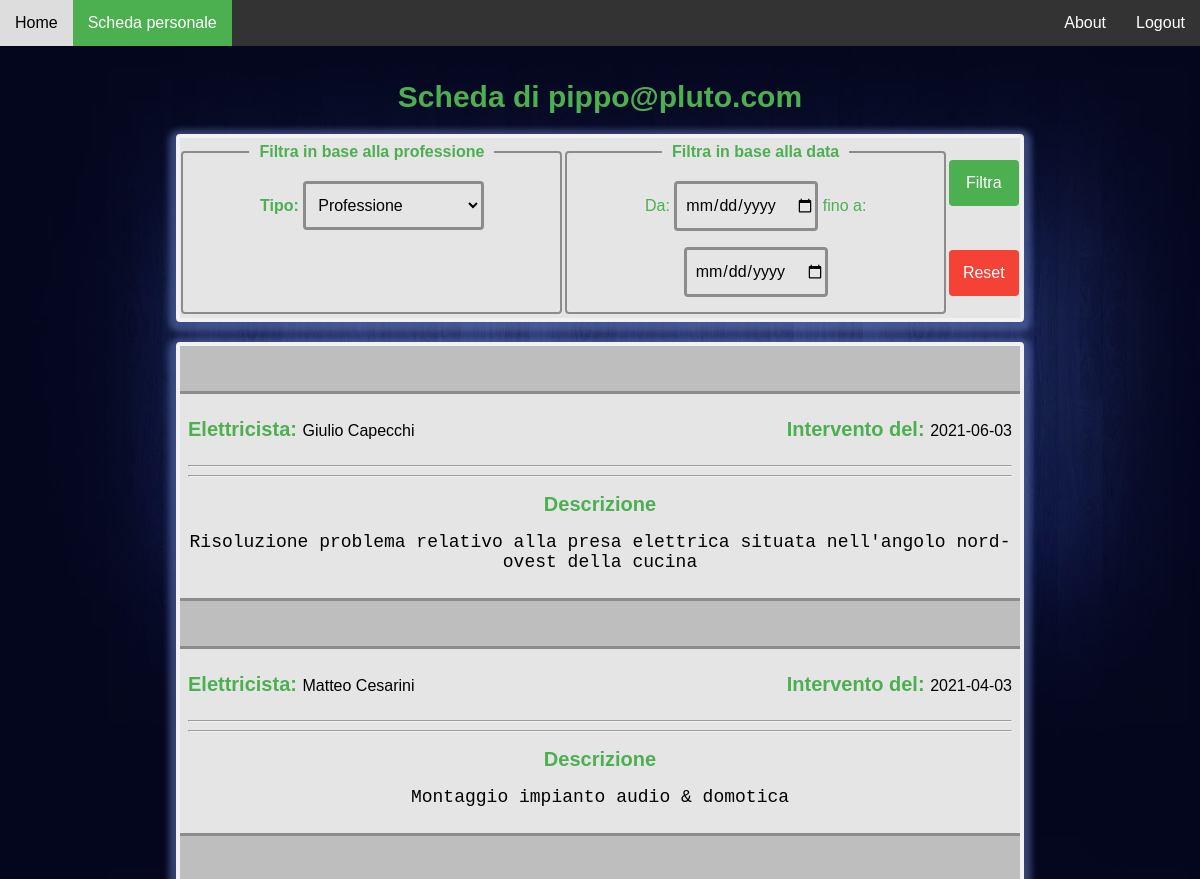
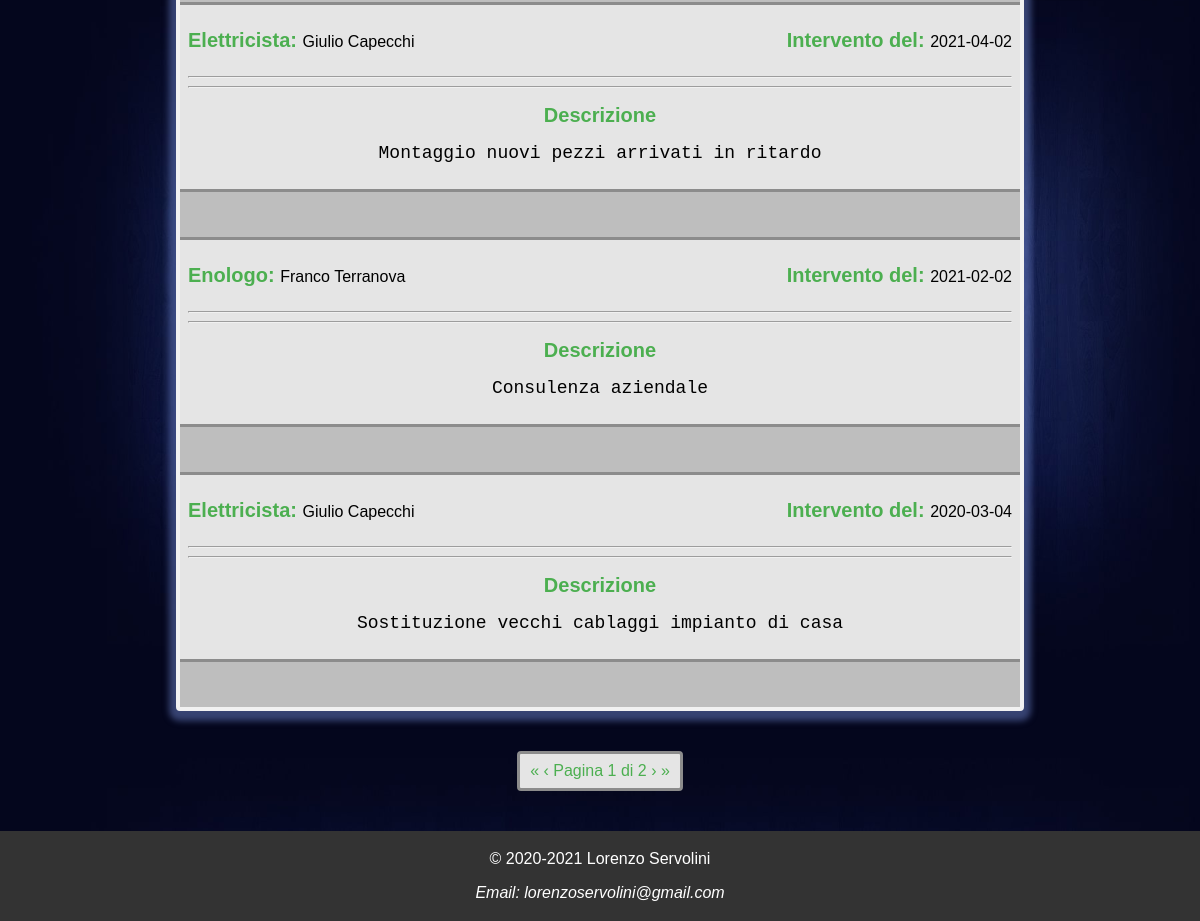
Screenshot of /php/scheda-personale.php?email=pippo@pluto.com (signed in) with the database file from the repository (2 pictures, top to bottom).
### tables this page shows
CREATE TABLE IF NOT EXISTS `intervento` (
`id` int(10) unsigned NOT NULL,
  `Professionista` varchar(50) NOT NULL COMMENT 'Email del professionista che ha eseguito l''intervento',
  `TargetUtente` varchar(50) DEFAULT NULL COMMENT 'Email dell''utente che ha ricevuto l''intervento',
  `TargetProfessionista` varchar(50) DEFAULT NULL COMMENT 'Email del professionista che ha ricevuto l''intervento',
  `Data` date NOT NULL,
  `Descrizione` varchar(400) NOT NULL
);

CREATE TABLE IF NOT EXISTS `professionista` (
  `Email` varchar(50) NOT NULL,
  `Password` char(60) NOT NULL,
  `Genere` char(1) NOT NULL,
  `Nome` varchar(20) NOT NULL,
  `Cognome` varchar(15) NOT NULL,
  `Professione` varchar(20) NOT NULL,
  `Prezzi` varchar(130) DEFAULT NULL,
  `Copertura` varchar(1000) NOT NULL,
  `Descrizione` varchar(200) DEFAULT NULL,
  `Contatti` varchar(100) DEFAULT NULL,
  `Orari` varchar(300) DEFAULT NULL,
  `CondivisioneStorico` tinyint(1) NOT NULL COMMENT 'True (=1) se il professionista ha accettato di condividere lo storico degli interventi con tutti gli altri professionisti'
);

### php/assets/database-manager.php (called while the page is built, shortened)
<?php
class DatabaseManager {
    private $host = "127.0.0.1";
    private $user = "root";
    private $password = "";
    private $database = "subitoprofessionista";
    private $connection = null;
    public function isOpened(){
        return ($this->connection !== NULL);
    }
    private function openConnection(){
        if(!$this->isOpened()){
            $this->connection = mysqli_connect($this->host, $this->user, $this->password, $this->database)
            or die ("Connessione al database fallita: (" .  mysqli_connect_errno() . ") " . mysqli_connect_error());
        }
    }
    public function closeConnection(){
        if($this->isOpened()){
            $this->connection = null;
        }
    }
    public function prepared_query($query, $params) {
        $stmt = $this->connection->prepare($query);
        $values = array();
        $types = '';
        foreach($params as $type => &$value) {
            if(is_array($value)) {
                foreach($value as &$param) {
                    $values[] = &$param;
                    $types .= $type;
                }
            } else {
                $values[] = &$value;
                $types .= $type;
            }
        }
        if (call_user_func_array(array($stmt, 'bind_param'), array_merge(array($types), $values)) === FALSE)
            die("bind_param() fallita: (" . $stmt->errno . ") " . $stmt->error);
        if (!$stmt->execute())
            die("execute() fallita: (" . $stmt->errno . ") " . $stmt->error);
        return $stmt;
    }
    public function getResult($stmt) {
        $result = $stmt->get_result() or die("get_result() fallita: (" . $stmt->errno . ") " . $stmt->error);
        return $result;
    }
    public function fetch($result, $column = '', $type = '') {
        if($column !== '') {
            switch($type) {
                default:
                    $out_value = $result->fetch_assoc()[$column];
                    break;
            }
        }
        else {
            switch($type) {
                default:
                    $out_value = $result->fetch_assoc();
                    break;
            }
        }
        return $out_value;
    }
    public function isUser($email) {
        $sql = "SELECT EXISTS(SELECT 1 FROM utente WHERE Email = ?) AS found_user";
        $stmt = $this->prepared_query($sql, array('s' => $email));
        $result = $this->getResult($stmt);
        return (bool) $this->fetch($result, 'found_user');
    }
}
$database = new DatabaseManager();

### php/assets/sessione-manager.php (called while the page is built, shortened)
<?php
function isLogged() {
    return isset($_SESSION['SB-logged']);
}
function getLoginEmail() {
    return $_SESSION['SB-logged'];
}

### php/scheda-personale.php (the view, shortened to what this page needs)
<?php
    require_once __DIR__ . "/assets/sessione-manager.php";
    require_once __DIR__ . "/assets/database-manager.php";
    require_once __DIR__ . "/assets/paginator.php";
    require_once __DIR__ . "/assets/menu-professioni.php";
    global $database;
    $email = $_GET['email'];
    $found_user = $database->isUser($email);
?>
<!DOCTYPE html>
<html lang="it">
<head>
    <link rel="stylesheet" href="https://cdnjs.cloudflare.com/ajax/libs/font-awesome/4.7.0/css/font-awesome.min.css">
    <link rel="stylesheet" type="text/css" href="../css/layout.css">
</head>
<body<?php if($found_user || isset($_GET['interventi'])) echo ' onload="addFilterHandlers();"'; ?>>
    <nav>
        <ul>
            <li><a href="../index.php">Home</a></li>
            <?php
                if(isLogged()) {
                    echo '<li><a' . (getLoginEmail() === $email ? ' class="active"' : '');
                    echo ' href="scheda-personale.php?email=' . getLoginEmail() . '">Scheda personale</a></li>';
                    echo '<li class="right"><a href="logout.php">Logout</a></li>';
                }
                else {
                    echo '<li><a href="registra-professionista/registrazione.php">Registrazione - professionista</a></li>';
                    echo '<li><a href="registra-utente/registrazione.php">Registrazione - utente</a></li>';
                    echo '<li><a href="login/login.php">Login</a></li>';
                }
            ?>
            <li class="right"><a href="manuale.php">About</a></li>
        </ul>
    </nav>
    <div class="page-container">
        <?php
            if($found_user || isset($_GET['interventi']))
                buildInterventionsPanel();
            else
                buildProfessionalCard();
            $database->closeConnection();
        ?>
    </div>
</body>
</html>
<?php
function buildInterventionsPanel() {
    global $database, $email;
    $param = array($email, $email);
    $where = '';
    $select = "p.Nome, p.Cognome, p.Professione, i.Data, i.Descrizione";
    $from = "intervento i INNER JOIN professionista p ON i.Professionista = p.Email";
    $where = "(i.TargetUtente = ? OR i.TargetProfessionista = ?) {$where}";
    $order = "i.Data DESC";
    $paging = new MultiPage($select, $from, $where, null, $order, $param, 5);
    echo '<h1>Scheda di ' . $email . '</h1>';
    echo '<form action="scheda-personale.php" method="get" id="filtra" class="pannello">';
    echo '<fieldset>';
    echo '<legend><b>Filtra in base alla professione</b></legend>';
    echo '<label for="professione"><b>Tipo: </b></label>';
    echo '<select class="input-field" id="professione" name="professione">';
    if(!empty($_GET['professione']))
        buildMenu($_GET['professione']);
    else
        buildMenu();
    echo '</select></fieldset>';
    echo '<fieldset>';
    echo '<legend><b>Filtra in base alla data</b></legend>';
    echo '<label for="from">Da: </label>';
    echo '<input class="input-field" id="from" type="date" name="from" title="Data minima: 01/01/2010&#10;Data massima: " min="2010-01-01"';
    echo '>';
    echo '<label for="to"> fino a: </label>';
    echo '<input class="input-field" id="to" type="date" name="to" title="Data minima: 01/01/2010&#10;Data massima: " min="2010-01-01"';
    echo '>';
    echo '</fieldset>';
    echo '<div id="button-container">';
    echo '<button type="submit" class="submit" disabled>Filtra</button>';
    echo '<button type="reset" class="cancel">Reset</button>';
    echo '</div></form>';
    echo '<div id="scheda-utente" class="pannello">';
    $result = $paging->getCurrentPageItems();
    while ($row = $database->fetch($result)) {
        echo '<div><div class="riga">';
        echo '<p class="colonna"><b>' . $row['Professione'] . ': </b>' . $row['Nome'] . ' ' . $row['Cognome'] . '</p>';
        echo '<p class="colonna"><b>Intervento del: </b>' . $row['Data'] . '</p>';
        echo '</div><hr><hr>';
        echo '<p><b>Descrizione</b></p>';
        echo '<pre>' . $row['Descrizione'] . '</pre>';
        echo '</div>';
    }
    echo '</div>';
    $href = 'scheda-personale.php?email=' . $email;
    echo ($paging->toHtml($href));
}
?>

### php/assets/menu-professioni.php (shortened to what this page needs)
<?php
require_once __DIR__ . "/database-manager.php";
function buildMenu($selected = '') {
    if($selected === '')
        echo '<option value="" disabled selected hidden>Professione</option>';
}

### php/assets/paginator.php (shortened to what this page needs)
<?php
require_once __DIR__ . "/database-manager.php";
class MultiPage {
    private $select;
    private $from;
    private $where;
    private $group;
    private $order;
    private $param;
    private $itemsPerPage;
    private $totalItems;
    private $pages;
    private $page;
    public function __construct($select, $from, $where, $group, $order, $param, $itemsPerPage) {
        $this->select = $select;
        $this->from = $from;
        $this->where = $where;
        $this->order = $order;
        $this->param = $param;
        $this->itemsPerPage = $itemsPerPage;
        $this->totalItems = $this->countRows();
        $this->pages = (int) ceil($this->totalItems / $this->itemsPerPage);
        $this->page = min($this->pages,
            filter_input(INPUT_GET, 'page', FILTER_VALIDATE_INT, array(
                'options' => array(
                    'default'   => 1,
                    'min_range' => 1
                )
            )));
    }
    private function countRows() {
        global $database;
        if(isset($this->group))
            $query = "SELECT COUNT(*) AS totale FROM (SELECT COUNT(*) FROM {$this->from} WHERE {$this->where} GROUP BY {$this->group}) AS t1;";
        else
            $query = "SELECT COUNT(*) AS totale FROM {$this->from} WHERE {$this->where};";
        $stmt = $database->prepared_query($query, array('s' => $this->param));
        $result = $database->getResult($stmt);
        return $database->fetch($result, 'totale');
    }
    public function isEmpty() {
        return $this->totalItems === 0;
    }
    public function getCurrentPageItems() {
        global $database;
        $offset = ($this->page - 1) * $this->itemsPerPage;
        $query = "SELECT {$this->select} FROM {$this->from} WHERE {$this->where}";
        $query .= " ORDER BY {$this->order}";
        $query .= " LIMIT {$this->itemsPerPage}";
        $query .= " OFFSET {$offset};";
        return $database->getResult($database->prepared_query($query, array('s' => $this->param)));
    }
    public function toHtml($href) {
        $prevLinks = "<a" . ($this->page <= 1 ? ' class="disabled"' : '') . " href=\"{$href}" . '&page=1" title="Prima pagina">&laquo;</a>';
        $prevLinks .= " <a" . ($this->page <= 1 ? ' class="disabled"' : '') . " href=\"{$href}&page=" . ($this->page - 1) . '" title="Pagina precedente">&lsaquo;</a>';
        $nextLinks = "<a" . ($this->page >= $this->pages ? ' class="disabled"' : '') . " href=\"{$href}&page=" . ($this->page + 1) . '" title="Prossima pagina">&rsaquo;</a>';
        $nextLinks .= " <a" . ($this->page >= $this->pages ? ' class="disabled"' : '') . " href=\"{$href}&page={$this->pages}" . '" title="Ultima pagina">&raquo;</a>';
        return "<div id=\"paging\"><p> {$prevLinks} Pagina {$this->page} di {$this->pages} {$nextLinks}</p></div>";
    }
}

### css/layout.css (style rules this page uses)
body { display: flex; flex-direction: column; word-wrap: break-word; margin: 0; background-color: lightskyblue; background-image: url('../img/background.jpg'); background-repeat: repeat-y; background-size: cover; font-family: Verdana, Helvetica, sans-serif; font-size: 16px; height: 100vh; }
.page-container { margin-top: 60px; color: #4caf50; }
h1 { text-align: center; font-size: 30px; }
hr { border: 1px inset #f1f1f1; }
input { padding: 12px 20px; outline: none; }
label { cursor: pointer; outline: none; }
select { cursor: pointer; outline: none; }
button { cursor: pointer; outline: none; }
button:disabled { pointer-events: none; }
button.submit { background-color: #4CAF50; color: white; padding: 14px; margin: 8px 0; border: none; border-radius:4px; font-family: inherit; font-size: inherit; transition: background-color 0.5s; }
button.cancel { background-color: #f44336; color: white; padding: 14px; margin: 8px 0; border: none; border-radius:4px; font-family: inherit; font-size: inherit; transition: background-color 0.5s; }
a { text-decoration: none; outline: none; color: inherit; }
a.disabled { pointer-events: none; }
footer { color: white; background-color: #333333; margin: auto 0 0 0; padding: 3px; font-size: inherit; font-family: inherit; text-align: center; }
.input-field { margin: 8px auto; border: 3px solid #8c8c8c; border-radius: 4px; background-color: #e5e5e5; font-family: inherit; font-size: inherit; transition: border-color 0.4s; }
.riga::after { content: ""; display: table; clear: both; }
.colonna { width: 50%; float: left; }
.pannello { border: 4px solid #f1f1f1; width: 70%; margin: 0 auto 40px auto; background-color: #bebebe; border-radius: 4px; box-shadow: 0 3px 6px 7px rgba(106, 127, 200, 0.5); }
nav ul { background-color: #333333; list-style-type: none; margin: 0; padding: 0; overflow: hidden; position: fixed; top: 0; width: 100%; }
nav ul li { float: left; }
nav ul li.right { float: right; }
nav ul li a { display: block; color: white; text-align: center; padding: 14px 15px; font-size: inherit; font-family: inherit; transition: color 0.7s, background-color 0.7s; }
nav ul li a.active { background-color: #4caf50; }
#scheda-utente > div { padding: 8px 8px; border-top: 3px solid #8c8c8c; border-bottom: 3px solid #8c8c8c; margin: 45px 0; background-color: #e5e5e5; font-family: inherit; font-size: inherit; }
#scheda-utente > div p { color: black; text-align: center; }
#scheda-utente > div > .riga > p:nth-of-type(1) { text-align: left; }
#scheda-utente > div > .riga > p:nth-of-type(2) { text-align: right; }
#scheda-utente > div p > b { font-size: 20px; color: #4caf50; }
#scheda-utente > div pre { text-align: center; color: black; font-size: 18px; margin-top: 5px; white-space: pre-wrap; }
#filtra { text-align: center; margin: 20px auto; background-color: #e5e5e5; display: flex; flex-direction: row; flex-wrap: wrap; justify-content: space-around; align-items: stretch; }
#filtra fieldset { display: inline; width: 43%; margin: 0 0 4px 0; padding: 7px 8px; border: 2px solid #8c8c8c; border-radius: 4px; font-family: inherit; font-size: inherit; text-align: center; }
#filtra fieldset > legend { padding: 5px 10px; }
#filtra .input-field { margin: 8px 0; }
#filtra .input-field:not([multiple]) { padding: 12px 0 12px 8px; }
#filtra select.input-field { width: 50%; }
#filtra input.input-field { width: 36%; }
#filtra #button-container { display: flex; flex-direction: column; justify-content: space-around; }
#filtra #button-container > button.submit { margin: 0; }
#filtra #button-container > button.cancel { margin: 0; }
#paging { display: flex; flex-direction: row; flex-wrap: wrap; justify-content: center; align-items: center; margin-bottom: 40px; }
#paging > p { margin: 0 3px; padding: 8px 10px; border: 3px solid #8c8c8c; border-radius: 4px; background-color: #e5e5e5; font-family: inherit; font-size: inherit; }

### rows the page displays
intervento: Professionista.Professione "Elettricista", Professionista.Nome "Giulio", Professionista.Cognome "Capecchi", Data "2021-06-03", Descrizione "Risoluzione problema relativo alla presa elettrica situata nell'angolo nord-ovest della cucina"
intervento: Professionista.Professione "Elettricista", Professionista.Nome "Matteo", Professionista.Cognome "Cesarini", Data "2021-04-03", Descrizione "Montaggio impianto audio & domotica"
intervento: Professionista.Professione "Elettricista", Professionista.Nome "Giulio", Professionista.Cognome "Capecchi", Data "2021-04-02", Descrizione "Montaggio nuovi pezzi arrivati in ritardo"
intervento: Professionista.Professione "Enologo", Professionista.Nome "Franco", Professionista.Cognome "Terranova", Data "2021-02-02", Descrizione "Consulenza aziendale"
intervento: Professionista.Professione "Elettricista", Professionista.Nome "Giulio", Professionista.Cognome "Capecchi", Data "2020-03-04", Descrizione "Sostituzione vecchi cablaggi impianto di casa"

### other values shown
$email "pippo@pluto.com"
$this->page "1"
$this->pages "2"
